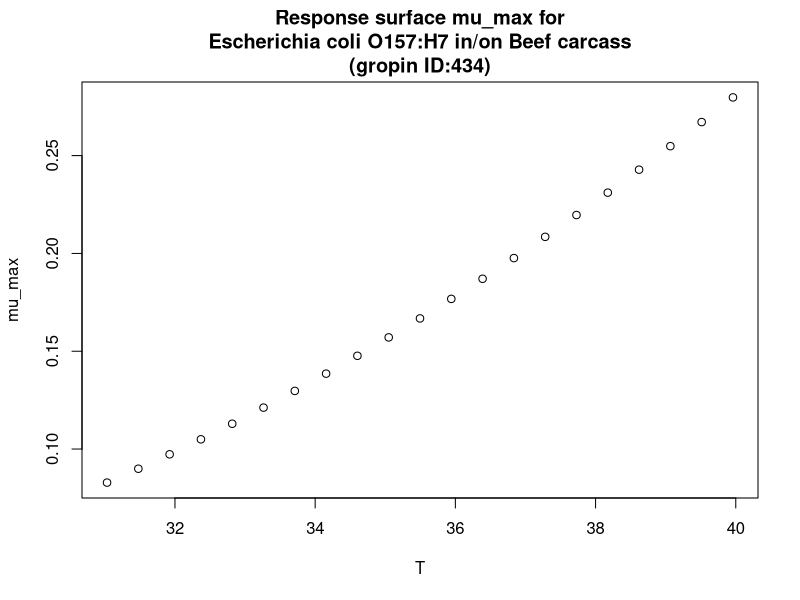

Recreate this plot in R.
#############################
# start of Parameter script
#############################
T <- seq(31.031,39.96003996004,length.out=21)
#############################
# end of Parameter script
#############################
############################# 
# start of Model script Gropin ID 434 
#############################
 
# constant coefficients for this model
 
variables <- data.frame(T)
argumentsPar <- expand.grid(variables)
 
# heart of the model
response_surface <- function(T) {
   mumax <-(0.027*T-0.55)^2

return(mumax=mumax)
} 

# output parameters
mumax <- cbind(argumentsPar,response_surface(argumentsPar['T']))
colnames(mumax) <- c(colnames(argumentsPar),'mumax')
#############################
# End of Model script
#############################
############################# 
# start of Visualisation script Gropin ID 434 
#############################
plot(T,mumax$mumax,
                          xlab='T',
                          ylab='mu_max',main='Response surface mu_max for
Escherichia coli O157:H7 in/on Beef carcass
(gropin ID:434)')
#############################
# End of Visualisation script
#############################
